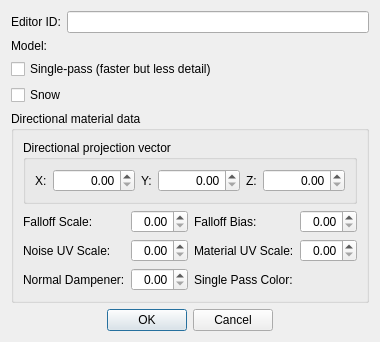
<?xml version="1.0" encoding="UTF-8"?>
<ui version="4.0">
 <class>FormDialogMaterialObject</class>
 <widget class="QDialog" name="FormDialogMaterialObject">
  <property name="geometry">
   <rect>
    <x>0</x>
    <y>0</y>
    <width>355</width>
    <height>319</height>
   </rect>
  </property>
  <property name="windowTitle">
   <string>Material Object</string>
  </property>
  <layout class="QVBoxLayout" name="verticalLayout">
   <item>
    <layout class="QGridLayout" name="gridLayout">
     <item row="0" column="1">
      <widget class="QLineEdit" name="editorID"/>
     </item>
     <item row="2" column="0" colspan="2">
      <widget class="QCheckBox" name="flagSinglePass">
       <property name="text">
        <string>Single-pass (faster but less detail)</string>
       </property>
      </widget>
     </item>
     <item row="1" column="0">
      <widget class="QLabel" name="label_2">
       <property name="text">
        <string>Model:</string>
       </property>
       <property name="buddy">
        <cstring>model</cstring>
       </property>
      </widget>
     </item>
     <item row="0" column="0">
      <widget class="QLabel" name="label">
       <property name="text">
        <string>Editor ID:</string>
       </property>
       <property name="buddy">
        <cstring>editorID</cstring>
       </property>
      </widget>
     </item>
     <item row="1" column="1">
      <widget class="DKFormNIFPicker" name="model">
       <property name="whatsThis">
        <string>If you select a model here, then its shader properties will be extracted and copied into the Material Object's data. The model itself isn't used in any other way, and changes made to the model file later on won't be reflected in this Material Object's data.

The model you select should have a NiNode as its root, and a NiGeometry (or any subclass thereof) as its first child. That geometry should have appropriate shader properties (e.g. BSLightingShaderProperty and/or NiAlphaProperty).</string>
       </property>
      </widget>
     </item>
     <item row="3" column="0" colspan="2">
      <widget class="QCheckBox" name="flagExtSnow">
       <property name="text">
        <string>Snow</string>
       </property>
      </widget>
     </item>
    </layout>
   </item>
   <item>
    <widget class="QGroupBox" name="groupBox">
     <property name="title">
      <string>Directional material data</string>
     </property>
     <layout class="QGridLayout" name="gridLayout_2">
      <item row="1" column="3">
       <widget class="QDoubleSpinBox" name="falloffBias">
        <property name="alignment">
         <set>Qt::AlignRight|Qt::AlignTrailing|Qt::AlignVCenter</set>
        </property>
       </widget>
      </item>
      <item row="1" column="0">
       <widget class="QLabel" name="label_6">
        <property name="text">
         <string>Falloff Scale:</string>
        </property>
        <property name="buddy">
         <cstring>falloffScale</cstring>
        </property>
       </widget>
      </item>
      <item row="0" column="0" colspan="4">
       <widget class="QGroupBox" name="groupBox_2">
        <property name="title">
         <string>Directional projection vector</string>
        </property>
        <layout class="QHBoxLayout" name="horizontalLayout_2" stretch="0,1,0,1,0,1">
         <item>
          <widget class="QLabel" name="label_3">
           <property name="text">
            <string>X:</string>
           </property>
           <property name="buddy">
            <cstring>directionalX</cstring>
           </property>
          </widget>
         </item>
         <item>
          <widget class="QDoubleSpinBox" name="directionalX">
           <property name="alignment">
            <set>Qt::AlignRight|Qt::AlignTrailing|Qt::AlignVCenter</set>
           </property>
          </widget>
         </item>
         <item alignment="Qt::AlignRight">
          <widget class="QLabel" name="label_4">
           <property name="text">
            <string>Y:</string>
           </property>
           <property name="buddy">
            <cstring>directionalY</cstring>
           </property>
          </widget>
         </item>
         <item>
          <widget class="QDoubleSpinBox" name="directionalY">
           <property name="alignment">
            <set>Qt::AlignRight|Qt::AlignTrailing|Qt::AlignVCenter</set>
           </property>
          </widget>
         </item>
         <item alignment="Qt::AlignRight">
          <widget class="QLabel" name="label_5">
           <property name="text">
            <string>Z:</string>
           </property>
           <property name="buddy">
            <cstring>directionalZ</cstring>
           </property>
          </widget>
         </item>
         <item>
          <widget class="QDoubleSpinBox" name="directionalZ">
           <property name="alignment">
            <set>Qt::AlignRight|Qt::AlignTrailing|Qt::AlignVCenter</set>
           </property>
          </widget>
         </item>
        </layout>
       </widget>
      </item>
      <item row="2" column="0">
       <widget class="QLabel" name="label_8">
        <property name="text">
         <string>Noise UV Scale:</string>
        </property>
        <property name="buddy">
         <cstring>uvScaleNoise</cstring>
        </property>
       </widget>
      </item>
      <item row="1" column="2">
       <widget class="QLabel" name="label_7">
        <property name="text">
         <string>Falloff Bias:</string>
        </property>
        <property name="buddy">
         <cstring>falloffBias</cstring>
        </property>
       </widget>
      </item>
      <item row="1" column="1">
       <widget class="QDoubleSpinBox" name="falloffScale">
        <property name="alignment">
         <set>Qt::AlignRight|Qt::AlignTrailing|Qt::AlignVCenter</set>
        </property>
       </widget>
      </item>
      <item row="3" column="0">
       <widget class="QLabel" name="label_9">
        <property name="text">
         <string>Normal Dampener:</string>
        </property>
        <property name="buddy">
         <cstring>normalDampener</cstring>
        </property>
       </widget>
      </item>
      <item row="2" column="2">
       <widget class="QLabel" name="label_10">
        <property name="text">
         <string>Material UV Scale:</string>
        </property>
        <property name="buddy">
         <cstring>uvScaleMaterial</cstring>
        </property>
       </widget>
      </item>
      <item row="2" column="1">
       <widget class="QDoubleSpinBox" name="uvScaleNoise">
        <property name="alignment">
         <set>Qt::AlignRight|Qt::AlignTrailing|Qt::AlignVCenter</set>
        </property>
       </widget>
      </item>
      <item row="3" column="1">
       <widget class="QDoubleSpinBox" name="normalDampener">
        <property name="alignment">
         <set>Qt::AlignRight|Qt::AlignTrailing|Qt::AlignVCenter</set>
        </property>
       </widget>
      </item>
      <item row="2" column="3">
       <widget class="QDoubleSpinBox" name="uvScaleMaterial">
        <property name="alignment">
         <set>Qt::AlignRight|Qt::AlignTrailing|Qt::AlignVCenter</set>
        </property>
       </widget>
      </item>
      <item row="3" column="2">
       <widget class="QLabel" name="label_11">
        <property name="text">
         <string>Single Pass Color:</string>
        </property>
        <property name="buddy">
         <cstring>singlePassColor</cstring>
        </property>
       </widget>
      </item>
      <item row="3" column="3">
       <widget class="DKColorPickerButton" name="singlePassColor"/>
      </item>
     </layout>
    </widget>
   </item>
   <item>
    <layout class="QHBoxLayout" name="horizontalLayout">
     <item>
      <spacer name="horizontalSpacer">
       <property name="orientation">
        <enum>Qt::Horizontal</enum>
       </property>
       <property name="sizeHint" stdset="0">
        <size>
         <width>40</width>
         <height>20</height>
        </size>
       </property>
      </spacer>
     </item>
     <item>
      <widget class="QPushButton" name="buttonOK">
       <property name="text">
        <string>OK</string>
       </property>
      </widget>
     </item>
     <item>
      <widget class="QPushButton" name="buttonCancel">
       <property name="text">
        <string>Cancel</string>
       </property>
      </widget>
     </item>
     <item>
      <spacer name="horizontalSpacer_2">
       <property name="orientation">
        <enum>Qt::Horizontal</enum>
       </property>
       <property name="sizeHint" stdset="0">
        <size>
         <width>40</width>
         <height>20</height>
        </size>
       </property>
      </spacer>
     </item>
    </layout>
   </item>
  </layout>
 </widget>
 <customwidgets>
  <customwidget>
   <class>DKColorPickerButton</class>
   <extends>QWidget</extends>
   <header>widgets/DKColorPickerButton.h</header>
  </customwidget>
  <customwidget>
   <class>DKFormNIFPicker</class>
   <extends>QWidget</extends>
   <header>widgets/DKFormNIFPicker.h</header>
  </customwidget>
 </customwidgets>
 <tabstops>
  <tabstop>editorID</tabstop>
  <tabstop>model</tabstop>
  <tabstop>flagSinglePass</tabstop>
  <tabstop>directionalX</tabstop>
  <tabstop>directionalY</tabstop>
  <tabstop>directionalZ</tabstop>
  <tabstop>falloffScale</tabstop>
  <tabstop>falloffBias</tabstop>
  <tabstop>uvScaleNoise</tabstop>
  <tabstop>uvScaleMaterial</tabstop>
  <tabstop>normalDampener</tabstop>
  <tabstop>singlePassColor</tabstop>
  <tabstop>buttonOK</tabstop>
  <tabstop>buttonCancel</tabstop>
 </tabstops>
 <resources/>
 <connections/>
</ui>
